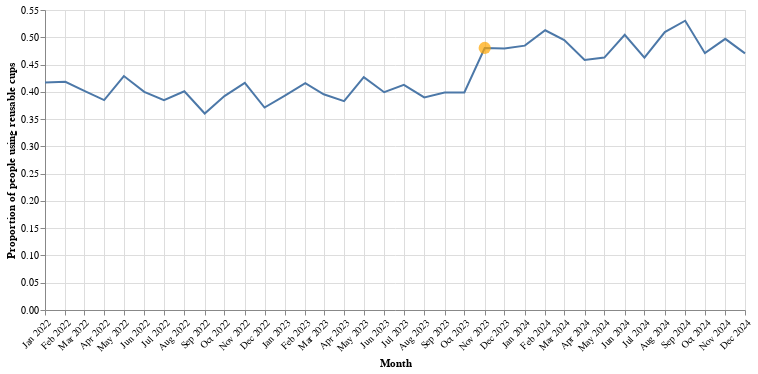

Here is the notebook cell this chart was saved with:
### Code cell
# plain line
line_layer = alt.Chart(reusable_cup_proportion).mark_line().encode(
    x=alt.X(
        'month_ts:T',
        axis=alt.Axis(
            format='%b %Y',
            tickCount='month',
            labelOverlap=False,
            labelAngle=-45,
            title='Month'
        )
    ),
    y=alt.Y(
        'proportion:Q',
        axis=alt.Axis(title='Proportion of people using reusable cups')
    )
)

# single highlight point on the rebrand month
point_layer = (
    alt.Chart(reusable_cup_proportion)
    .transform_filter(alt.datum.highlight_rebrand == True)
    .mark_point(size=150, filled=True, color='orange')
    .encode(
        x='month_ts:T',
        y='proportion:Q'
    )
)

reusable_cup_proportion_plot = (line_layer + point_layer).properties(width=700)
reusable_cup_proportion_plot

### Figure 1 — Vega specification as saved in the notebook (floating-point values rounded to 4 significant figures)
{"$schema": "https://vega.github.io/schema/vega/v5.json", "data": [{"name": "source_0", "values": [{"highlight_rebrand": false, "month_ts": "2022-01-01T00:00:00.000", "proportion": 0.4172}, {"highlight_rebrand": false, "month_ts": "2022-02-01T00:00:00.000", "proportion": 0.4184}, {"highlight_rebrand": false, "month_ts": "2022-03-01T00:00:00.000", "proportion": 0.4023}, {"highlight_rebrand": false, "month_ts": "2022-04-01T00:00:00.000", "proportion": 0.3848}, {"highlight_rebrand": false, "month_ts": "2022-05-01T00:00:00.000", "proportion": 0.4289}, {"highlight_rebrand": false, "month_ts": "2022-06-01T00:00:00.000", "proportion": 0.4}, {"highlight_rebrand": false, "month_ts": "2022-07-01T00:00:00.000", "proportion": 0.3846}, {"highlight_rebrand": false, "month_ts": "2022-08-01T00:00:00.000", "proportion": 0.4009}, {"highlight_rebrand": false, "month_ts": "2022-09-01T00:00:00.000", "proportion": 0.3602}, {"highlight_rebrand": false, "month_ts": "2022-10-01T00:00:00.000", "proportion": 0.3923}, {"highlight_rebrand": false, "month_ts": "2022-11-01T00:00:00.000", "proportion": 0.4164}, {"highlight_rebrand": false, "month_ts": "2022-12-01T00:00:00.000", "proportion": 0.3711}, {"highlight_rebrand": false, "month_ts": "2023-01-01T00:00:00.000", "proportion": 0.393}, {"highlight_rebrand": false, "month_ts": "2023-02-01T00:00:00.000", "proportion": 0.4157}, {"highlight_rebrand": false, "month_ts": "2023-03-01T00:00:00.000", "proportion": 0.3955}, {"highlight_rebrand": false, "month_ts": "2023-04-01T00:00:00.000", "proportion": 0.383}, {"highlight_rebrand": false, "month_ts": "2023-05-01T00:00:00.000", "proportion": 0.427}, {"highlight_rebrand": false, "month_ts": "2023-06-01T00:00:00.000", "proportion": 0.3993}, {"highlight_rebrand": false, "month_ts": "2023-07-01T00:00:00.000", "proportion": 0.4128}, {"highlight_rebrand": false, "month_ts": "2023-08-01T00:00:00.000", "proportion": 0.3897}, {"highlight_rebrand": false, "month_ts": "2023-09-01T00:00:00.000", "proportion": 0.3986}, {"highlight_rebrand": false, "month_ts": "2023-10-01T00:00:00.000", "proportion": 0.3988}, {"highlight_rebrand": true, "month_ts": "2023-11-01T00:00:00.000", "proportion": 0.4804}, {"highlight_rebrand": false, "month_ts": "2023-12-01T00:00:00.000", "proportion": 0.4796}, {"highlight_rebrand": false, "month_ts": "2024-01-01T00:00:00.000", "proportion": 0.4847}, {"highlight_rebrand": false, "month_ts": "2024-02-01T00:00:00.000", "proportion": 0.5129}, {"highlight_rebrand": false, "month_ts": "2024-03-01T00:00:00.000", "proportion": 0.4949}, {"highlight_rebrand": false, "month_ts": "2024-04-01T00:00:00.000", "proportion": 0.4582}, {"highlight_rebrand": false, "month_ts": "2024-05-01T00:00:00.000", "proportion": 0.4628}, {"highlight_rebrand": false, "month_ts": "2024-06-01T00:00:00.000", "proportion": 0.5045}, {"highlight_rebrand": false, "month_ts": "2024-07-01T00:00:00.000", "proportion": 0.4627}, {"highlight_rebrand": false, "month_ts": "2024-08-01T00:00:00.000", "proportion": 0.5095}, {"highlight_rebrand": false, "month_ts": "2024-09-01T00:00:00.000", "proportion": 0.5303}, {"highlight_rebrand": false, "month_ts": "2024-10-01T00:00:00.000", "proportion": 0.4709}, {"highlight_rebrand": false, "month_ts": "2024-11-01T00:00:00.000", "proportion": 0.4971}, {"highlight_rebrand": false, "month_ts": "2024-12-01T00:00:00.000", "proportion": 0.4705}], "transform": [{"type": "formula", "expr": "toDate(datum['month_ts'])", "as": "month_ts"}]}, {"name": "data_0", "values": [{"month_ts": "2023-11-01T00:00:00.000", "proportion": 0.4804}], "transform": [{"type": "formula", "expr": "toDate(datum['month_ts'])", "as": "month_ts"}]}], "marks": [{"type": "line", "name": "layer_0_marks", "from": {"data": "source_0"}, "sort": {"field": "x"}, "encode": {"update": {"y": {"field": "proportion", "scale": "y"}, "x": {"field": "month_ts", "scale": "x"}, "defined": {"signal": "isValid(datum[\"month_ts\"]) && isFinite(+datum[\"month_ts\"]) && isValid(datum[\"proportion\"]) && isFinite(+datum[\"proportion\"])"}, "stroke": {"value": "#4c78a8"}}}, "style": ["line"]}, {"type": "symbol", "name": "layer_1_marks", "from": {"data": "data_0"}, "encode": {"update": {"size": {"value": 150}, "fill": {"value": "orange"}, "x": {"field": "month_ts", "scale": "x"}, "y": {"field": "proportion", "scale": "y"}, "opacity": {"value": 0.7}}}, "style": ["point"]}], "scales": [{"name": "x", "type": "time", "domain": {"fields": [{"data": "source_0", "field": "month_ts"}, {"data": "data_0", "field": "month_ts"}]}, "range": [0, {"signal": "width"}]}, {"name": "y", "type": "linear", "domain": {"fields": [{"data": "source_0", "field": "proportion"}, {"data": "data_0", "field": "proportion"}]}, "range": [{"signal": "height"}, 0], "zero": true, "nice": true}], "axes": [{"scale": "x", "grid": true, "labels": false, "aria": false, "orient": "bottom", "minExtent": 0, "ticks": false, "zindex": 0, "domain": false, "tickCount": "month", "gridScale": "y", "maxExtent": 0}, {"scale": "y", "maxExtent": 0, "minExtent": 0, "zindex": 0, "orient": "left", "domain": false, "ticks": false, "labels": false, "aria": false, "grid": true, "tickCount": {"signal": "ceil(height/40)"}, "gridScale": "x"}, {"scale": "x", "zindex": 0, "format": "%b %Y", "title": "Month", "tickCount": "month", "grid": false, "labelOverlap": false, "orient": "bottom", "labelBaseline": "top", "labelFlush": true, "labelAngle": 315, "labelAlign": "right"}, {"scale": "y", "orient": "left", "labelOverlap": true, "title": "Proportion of people using reusable cups", "grid": false, "tickCount": {"signal": "ceil(height/40)"}, "zindex": 0}], "padding": 5, "style": "cell", "background": "white", "width": 700, "height": 300}
